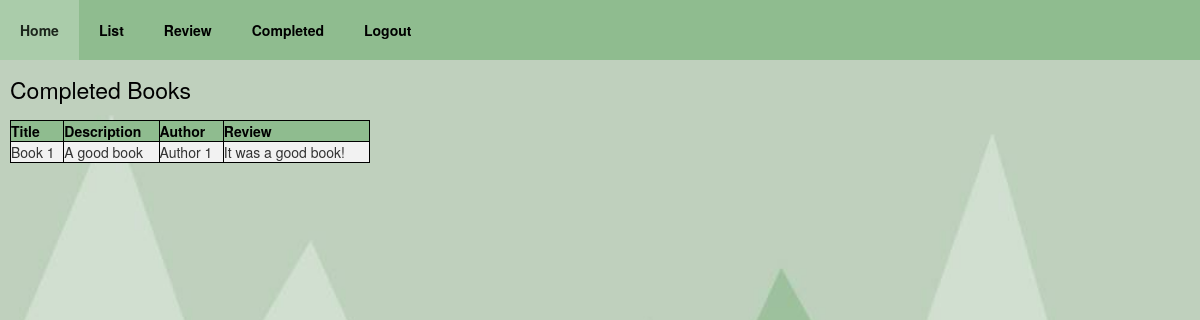
Screenshot of /completed (signed in) with the database file from the repository.
### app/models.py (models this page shows)
class Collection(db.Model):
    id = db.Column(db.Integer, primary_key= True)
    title = db.Column(db.String(500), unique=True, index=True, nullable=False)
    description = db.Column(db.String(500))
    author = db.Column(db.String(500))
    read = db.Column(db.Boolean(False))
    review = db.Column(db.String(500))
    user_id = db.Column(db.Integer, db.ForeignKey('user.id'))

### app/views.py (the view)
@app.route('/completed')
def viewCompleted():
    if g.user:
        user = models.User.query.filter_by(username = session['user']).first()
        readingList = []
        for r in user.books.all(): #Lists all books if read field is equal to true
                if r.read == True:
                    readingList.append(r)
        return render_template('completed.html',title='Completed', books=readingList)
    else:
        flash("You are not signed in.")
        return redirect(url_for('login'))

### app/views.py (called while the page is built)
@app.before_request #Acts as a wrapper to make a page password protected
def before_request():
    g.user = None
    if 'user' in session:
        g.user = session['user'] #Global variable tracks session

### app/templates/completed.html (shortened to what this page needs)
<!DOCTYPE html>
<html lang="en">
   <head>
     <link rel="stylesheet" href="{{ url_for('static', filename='styles.css') }}">
     <link rel="stylesheet" href="https://maxcdn.bootstrapcdn.com/bootstrap/3.3.7/css/bootstrap.min.css">
   </head>
   <body>
     {% extends "base.html" %}
     {% block content %}
     <div id="table_head_home">
      <h2>Completed Books</h2>
     </div>
     <table style="width:30%">
       <tr>
         <th>Title</th>
         <th>Description</th>
         <th>Author</th>
         <th>Review</th>
       </tr>
       {% for book in books %}
       <tr>
         <td>{{book.title}}</td>
         <td>{{book.description}}</td>
         <td>{{book.author}}</td>
         <td>{{book.review}}</td>
       </tr>
       {% endfor %}
    </table>
    {% endblock %}

### app/static/styles.css (style rules this page uses)
body { background-image:url("background.jpg"); background-repeat: no-repeat; background-attachment: fixed; background-size:cover; font-family: "Arial", Arial, sans-serif; }
#table_head_home h2 { margin-bottom: 20px; margin-left: 10px; color: black; font-size: 23px; font-weight: 150px; line-height: 20px; }
th { padding: 10px; text-align: left; margin-left: 15px; }
td { padding: 5px; text-align: justify; margin-left: 15px; }
h2 { color: black; }
table { margin-left: 10px; border-collapse: collapse; }
tr:nth-child(even) { background-color: #f2f2f2 }
tr:nth-child(odd) { background-color: #D8E8D8 }
th { background-color: #8FBC8F; color: black; }
#table2 table, th, td { border: 1px solid black; }

### rows the page displays
Collection: title "Book 1", description "A good book", author "Author 1", review "It was a good book!"
